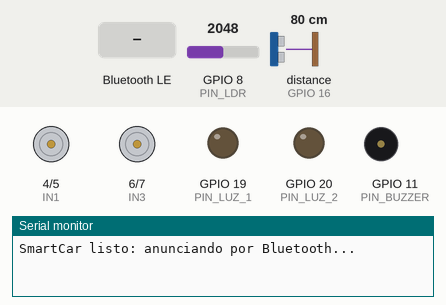
Bench run of a sketch on a simulated ESP32-S3. Shown: motor-driver pin pairs drawn as motors (green arrow = first pin HIGH = forward, orange = second pin HIGH = backward, longer = more drive), output pins drawn as LEDs (lit = HIGH), buzzer (waves = sounding, pin HIGH), the last lines printed to the serial monitor. Wiring (inferred from the names in the program): ultrasonic range finder: trigger GPIO 15; echo GPIO 16. Inputs (shaded band) come from the test bench; at power-on: GPIO 8 (PIN_LDR) = 2048, distance to the obstacle (sensor on GPIO 16) 80 cm (analog values on the 0–4095 scale). The echo pulse lasts 58.3 µs per cm; random numbers use the default seed unless the sketch sets one; nothing arrives over Bluetooth unless stated; a phone connects over Bluetooth LE 3 s after start; pins used as bus, display or sensor lines are not drawn.

Above: at 1.2 s.
1.3 s: Bluetooth LE write "RETROCEDER" received
At 2.0 s:
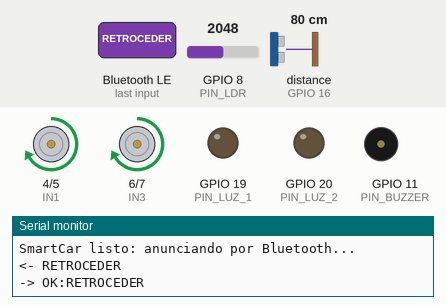
4.3 s: GPIO 8 (PIN_LDR) set to 3104
7.3 s: GPIO 8 (PIN_LDR) set to 3199
At 7.9 s:
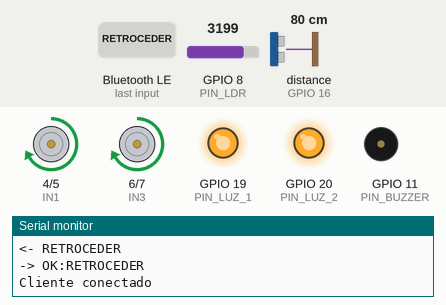
10.3 s: Bluetooth LE write "AVANZAR" received
At 11.1 s:
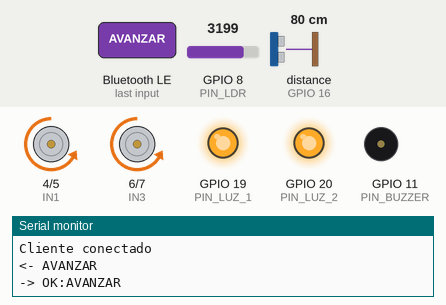
11.8 s: distance to the obstacle (sensor on GPIO 16) set to 34 cm
14.8 s: distance to the obstacle (sensor on GPIO 16) set to 30 cm
At 15.6 s:
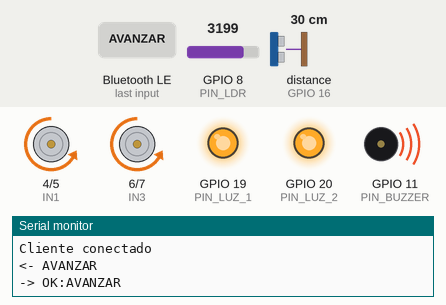
Timing chart, 0 to 18.8 s (numbered marks = the images above; inputs shaded):
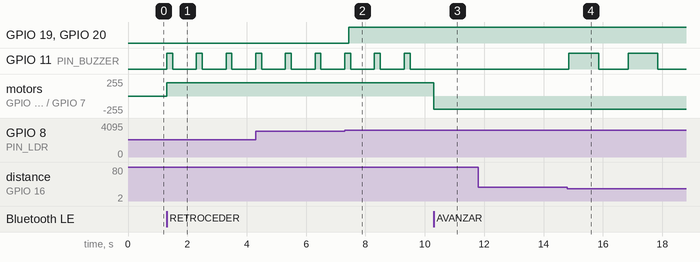

The sketch:

SmartCar.ino
```cpp
// SmartCar - control por Bluetooth (BLE) con ESP32-S3 N16R8, multitarea FreeRTOS
// Placa en Arduino IDE: "ESP32S3 Dev Module"
//   USB CDC On Boot: Disabled | Flash Size: 16MB | PSRAM: OPI PSRAM
//   Luces en GPIO19/20: no usar USB nativo (D-/D+); cargar mediante USB-UART.
//   Requiere el paquete "esp32 by Espressif" version 3.x (usa analogWrite)
//
// Quien le habla a esta placa ahora es el BACKEND (Spring Boot) por BLE; la app
// movil le habla al backend por HTTP. La ESP32 acepta UN solo cliente BLE a la vez:
// cierra la pagina HTML de prueba / apps BLE antes de levantar el backend.
//
// NUCLEO 0: tarea Comunicacion  -> BLE (recibir comandos / enviar telemetria y eventos)
// NUCLEO 1: tarea Sensores      -> ultrasonido (por interrupcion), luz, bateria
//           tarea Control       -> motores, luces, bocina, modo automatico
// Las tareas se comunican con colas (comandos y eventos); no hay delay() bloqueantes.
//
// Comandos (texto):
//   AVANZAR RETROCEDER IZQUIERDA DERECHA DETENER
//   LUCES_ON LUCES_OFF LUCES_AUTO  BOCINA_ON BOCINA_OFF
//   MODO_AUTO  MODO_MANUAL  VEL:n (80-255)  DIST:n (5-100 cm)  ESTADO
//   ON / OFF  -> LED RGB de la placa (el backend lo usa para indicar "carro quieto")
// Telemetria (3 paquetes rotando cada 100 ms; cada uno cabe en los 20 bytes de un
// paquete BLE con el MTU por defecto, no los alargues):
//   D:<cm>,L:<luz%>,B:<bateria%>
//   M:<A|M>,F:<luces 0|1>,H:<bocina 0-3>,X:<movimiento 0-4>
//   P:<pwm%>,S:-1,U:-1.0 (sin medidores); B:-1 = bateria no disponible
// Eventos: OK:<comando>  EV:OBSTACULO  EV:OBJ10  ERR:CMD
#include <BLEDevice.h>
#include <BLEServer.h>
#include <BLEUtils.h>
#include <BLE2902.h>

#define SERVICE_UUID "4fafc201-1fb5-459e-8fcc-c5c9c331914b"
#define RX_UUID      "beb5483e-36e1-4688-b7f5-ea07361b26a8"
#define TX_UUID      "6e400003-b5a3-f393-cfa9-e50e24dcca9e"

// ---------------- PINES ----------------
const int IN1 = 4, IN2 = 5;        // Motor izquierdo
const int IN3 = 6, IN4 = 7;        // Motor derecho
const int PIN_LDR    = 8;          // Sensor de luz (ADC1)
// Sin medidor de bateria: no leer GPIO9 ni deducir carga desde el sensor de luz.
const int PIN_TRIG   = 15;
const int PIN_ECHO   = 16;         // OJO: el HC-SR04 saca 5 V; usa divisor a 3.3 V
const int PIN_BUZZER = 11;
const int PIN_LUZ_1  = 19;         // Cableado original del usuario
const int PIN_LUZ_2  = 20;
// true: GPIO -> resistencia -> LED -> GND. false: modulo/LED activo en LOW.
const bool LUCES_ACTIVAS_EN_ALTO = true;
// El cableado del LDR entrega mas voltaje en oscuridad.
const int LDR_ENCENDER_MV = 2550;  // oscuro: >2.5 V, margen para evitar parpadeos
const int LDR_APAGAR_MV = 2450;    // iluminado: <2.5 V
#define PIN_LED_RGB 48             // Algunas N16R8 (v1.1) traen el RGB en el GPIO 38: cambialo si no enciende

// ---------------- AJUSTES ----------------
int   distanciaMinima = 15;        // cm: por debajo hay obstaculo
int   velocidad       = 200;       // 0-255
const int ALERTA_CRITICA_CM = 10;  // alerta roja
const bool ALARMA_PROXIMIDAD = true;   // bocina siempre que haya un objeto cerca

// No hay encoders: el PWM es una orden de potencia, no una medida de cm/s.

const unsigned long REV_PERIODO_MS = 1000;   // un pitido corto cada segundo
const unsigned long REV_PITIDO_MS  = 200;
const unsigned long PROX_PERIODO_MS = 2000;  // 1 segundo ON + 1 segundo OFF
const unsigned long PROX_PITIDO_MS = 1000;

// ---------------- ESTADO ----------------
enum Modo { MANUAL, AUTO };
enum Mov  { PARADO, ADELANTE, ATRAS, IZQ, DER };
enum Est  { E_AVANCE, E_ALERTA, E_GIRO_A, E_MIDE_A, E_GIRO_B, E_MIDE_B, E_RETRO };
enum Luces { L_OFF, L_ON, L_AUTO };

// Escribe SOLO la tarea Control (las otras tareas solo leen)
volatile Modo modo = MANUAL;
volatile Mov  mov = PARADO;
volatile bool lucesEncendidas = false;
volatile bool bocinaManual = false;
volatile int modoBocina = 0;       // telemetria: 0 silencio, 1 manual, 2 reversa, 3 proximidad
Est   est = E_AVANCE;
Luces modoLuces = L_AUTO;
int   dirPrimera = 0;
unsigned long tEst = 0, tAtras = 0;
bool  criticoActivo = false;

// Escribe SOLO la tarea Sensores
volatile float distancia = 999;
volatile int   luzPct = 100;
volatile int   luzMv = 0;
const float voltaje = -1;        // -1 = medicion no disponible
const int bateriaPct = -1;

// Ultrasonido por interrupcion (sin pulseIn bloqueante)
volatile unsigned long echoInicio = 0, echoDur = 0;
volatile bool echoListo = false;
void IRAM_ATTR isrEcho() {
  if (digitalRead(PIN_ECHO)) echoInicio = micros();
  else { echoDur = micros() - echoInicio; echoListo = true; }
}

// Comunicacion
BLECharacteristic *tx;
volatile bool conectado = false;
QueueHandle_t colaComandos, colaEventos;   // mensajes de 32 bytes

void encolar(QueueHandle_t q, const char *txt) {
  char buf[32]; strncpy(buf, txt, 31); buf[31] = 0;
  xQueueSend(q, buf, 0);
}
void enviarEvento(const String &m) {
  Serial.println("-> " + m);
  if (conectado) encolar(colaEventos, m.c_str());
}
void led(uint8_t r, uint8_t g, uint8_t b) { neopixelWrite(PIN_LED_RGB, r, g, b); }

// ---------------- MOTORES ----------------
void detener()    { analogWrite(IN1, 0); analogWrite(IN2, 0); analogWrite(IN3, 0); analogWrite(IN4, 0); mov = PARADO; }
void avanzar()    { analogWrite(IN1, 0); analogWrite(IN2, velocidad); analogWrite(IN3, 0); analogWrite(IN4, velocidad); mov = ADELANTE; }
void retroceder() { if (mov != ATRAS) tAtras = millis(); analogWrite(IN1, velocidad); analogWrite(IN2, 0); analogWrite(IN3, velocidad); analogWrite(IN4, 0); mov = ATRAS; }
void girarDerecha()   { analogWrite(IN1, 0); analogWrite(IN2, velocidad); analogWrite(IN3, velocidad); analogWrite(IN4, 0); mov = DER; }
void girarIzquierda() { analogWrite(IN1, velocidad); analogWrite(IN2, 0); analogWrite(IN3, 0); analogWrite(IN4, velocidad); mov = IZQ; }

// ---------------- LUCES Y BOCINA (tarea Control) ----------------
void aplicarLuces(bool on) {
  const int nivel = (on == LUCES_ACTIVAS_EN_ALTO) ? HIGH : LOW;
  digitalWrite(PIN_LUZ_1, nivel);
  digitalWrite(PIN_LUZ_2, nivel);
  lucesEncendidas = on;
}
void actualizarLuces() {
  if (modoLuces == L_ON)       aplicarLuces(true);
  else if (modoLuces == L_OFF) aplicarLuces(false);
  else {
    int mv = luzMv;
    if (!lucesEncendidas && mv >= LDR_ENCENDER_MV) aplicarLuces(true);
    else if (lucesEncendidas && mv <= LDR_APAGAR_MV) aplicarLuces(false);
  }
}

// Prioridad: manual > reversa > limite de parada > aviso de proximidad.
// El aviso comienza al doble de DIST (40 cm por defecto), y es continuo
// al alcanzar DIST (20 cm). La reversa permite alejarse del objeto frontal.
void actualizarBocina() {
  static int patronAnterior = 0;
  static unsigned long inicioPatron = 0;
  unsigned long ahora = millis();
  const float d = distancia;
  int patron = 0;
  if (bocinaManual) patron = 1;
  else if (mov == ATRAS) patron = 2;
  else if (ALARMA_PROXIMIDAD && d > 0 && d <= distanciaMinima) patron = 4;
  else if (ALARMA_PROXIMIDAD && d > 0 && d <= distanciaMinima * 2) patron = 3;
  if (patron != patronAnterior) {
    inicioPatron = ahora;  // cada alerta nueva empieza sonando un periodo completo
    patronAnterior = patron;
  }
  bool suena = false;
  if (patron == 1 || patron == 4) suena = true;
  else if (patron == 2) suena = ((ahora - inicioPatron) % REV_PERIODO_MS) < REV_PITIDO_MS;
  else if (patron == 3) suena = ((ahora - inicioPatron) % PROX_PERIODO_MS) < PROX_PITIDO_MS;
  modoBocina = patron == 4 ? 3 : patron;
  digitalWrite(PIN_BUZZER, suena ? HIGH : LOW);
}

int pwmPct() { return (mov == PARADO) ? 0 : velocidad * 100 / 255; }
int velCms() { return -1; }  // sin sensor de velocidad
int hornEstado() {
  return modoBocina;
}

// ---------------- COMANDOS ----------------
void procesarComando(String cmd) {
  cmd.trim(); cmd.toUpperCase();
  Serial.println("<- " + cmd);

  if (cmd == "AVANZAR") {
    modo = MANUAL;
    if (distancia <= distanciaMinima) { detener(); enviarEvento("EV:OBSTACULO"); }
    else { avanzar(); enviarEvento("OK:AVANZAR"); }
  }
  else if (cmd == "RETROCEDER") { modo = MANUAL; retroceder();     enviarEvento("OK:RETROCEDER"); }
  else if (cmd == "IZQUIERDA")  { modo = MANUAL; girarIzquierda(); enviarEvento("OK:IZQUIERDA"); }
  else if (cmd == "DERECHA")    { modo = MANUAL; girarDerecha();   enviarEvento("OK:DERECHA"); }
  else if (cmd == "DETENER" || cmd == "MODO_MANUAL") { modo = MANUAL; detener(); enviarEvento("OK:" + cmd); }
  else if (cmd == "MODO_AUTO")  { modo = AUTO; est = E_AVANCE; enviarEvento("OK:MODO_AUTO"); }
  else if (cmd == "LUCES_ON")   { modoLuces = L_ON;   enviarEvento("OK:LUCES_ON"); }
  else if (cmd == "LUCES_OFF")  { modoLuces = L_OFF;  enviarEvento("OK:LUCES_OFF"); }
  else if (cmd == "LUCES_AUTO") { modoLuces = L_AUTO; enviarEvento("OK:LUCES_AUTO"); }
  else if (cmd == "BOCINA_ON")  { bocinaManual = true;  enviarEvento("OK:BOCINA_ON"); }
  else if (cmd == "BOCINA_OFF") { bocinaManual = false; enviarEvento("OK:BOCINA_OFF"); }
  else if (cmd.startsWith("VEL:")) {
    velocidad = constrain(cmd.substring(4).toInt(), 80, 255);
    if (mov == ADELANTE) avanzar(); else if (mov == ATRAS) retroceder();
    enviarEvento("OK:VEL=" + String(velocidad));
  }
  else if (cmd.startsWith("DIST:")) {
    distanciaMinima = constrain(cmd.substring(5).toInt(), 5, 100);
    enviarEvento("OK:DIST=" + String(distanciaMinima));
  }
  else if (cmd == "ON")  led(0, 40, 0);
  else if (cmd == "OFF") led(0, 0, 0);
  else if (cmd == "ESTADO") { }
  else enviarEvento("ERR:CMD");
}

// ---------------- MODO AUTOMATICO (maquina de estados) ----------------
void iniciarGiro(int dir) { if (dir == 0) girarDerecha(); else girarIzquierda(); }

void logicaAuto() {
  unsigned long ahora = millis();
  switch (est) {
    case E_AVANCE:
      if (distancia <= distanciaMinima) {
        detener();
        dirPrimera = random(0, 2);
        est = E_ALERTA; tEst = ahora;
        enviarEvento("EV:OBSTACULO");
      } else avanzar();
      break;
    case E_ALERTA:                                  // pausa con la bocina sonando
      if (ahora - tEst >= 400) { iniciarGiro(dirPrimera); est = E_GIRO_A; tEst = ahora; }
      break;
    case E_GIRO_A:
      if (ahora - tEst >= 500) { detener(); est = E_MIDE_A; tEst = ahora; }
      break;
    case E_MIDE_A:                                  // 150 ms = al menos una medida nueva
      if (ahora - tEst >= 150) {
        if (distancia > distanciaMinima) est = E_AVANCE;
        else { iniciarGiro(1 - dirPrimera); est = E_GIRO_B; tEst = ahora; }
      }
      break;
    case E_GIRO_B:
      if (ahora - tEst >= 1000) { detener(); est = E_MIDE_B; tEst = ahora; }
      break;
    case E_MIDE_B:
      if (ahora - tEst >= 150) {
        if (distancia > distanciaMinima) est = E_AVANCE;
        else { retroceder(); est = E_RETRO; tEst = ahora; }
      }
      break;
    case E_RETRO:
      if (ahora - tEst >= 400) { detener(); est = E_AVANCE; }
      break;
  }
}

// ================= TAREAS =================
// NUCLEO 1 - Control: ejecuta comandos, protege, decide y mueve
void tareaControl(void *p) {
  char buf[32];
  for (;;) {
    while (xQueueReceive(colaComandos, buf, 0) == pdTRUE) procesarComando(String(buf));

    float d = distancia;
    if (d < ALERTA_CRITICA_CM && !criticoActivo) { criticoActivo = true; enviarEvento("EV:OBJ10"); }
    if (d >= ALERTA_CRITICA_CM + 3) criticoActivo = false;

    if (modo == MANUAL && mov == ADELANTE && d <= distanciaMinima) {   // no choca en manual
      detener();
      enviarEvento("EV:OBSTACULO");
    }
    if (modo == AUTO) logicaAuto();

    actualizarLuces();
    actualizarBocina();
    vTaskDelay(pdMS_TO_TICKS(5));
  }
}

// NUCLEO 1 - Sensores: ultrasonido sin bloqueo, luz y bateria
void tareaSensores(void *p) {
  unsigned long tTrig = 0, tDisparo = 0, tLento = 0;
  bool esperando = false;
  for (;;) {
    unsigned long ms = millis();
    if (!esperando && ms - tTrig >= 60) {
      tTrig = ms; echoListo = false;
      digitalWrite(PIN_TRIG, HIGH); delayMicroseconds(10); digitalWrite(PIN_TRIG, LOW);  // pulso de 10 us
      tDisparo = micros(); esperando = true;
    }
    if (esperando) {
      if (echoListo) {
        float cm = echoDur * 0.0343 / 2.0;
        distancia = (cm > 0 && cm < 400) ? cm : 999.0;
        esperando = false;
      } else if (micros() - tDisparo > 30000) { distancia = 999.0; esperando = false; }  // sin eco
    }
    if (ms - tLento >= 200) {
      tLento = ms;
      uint32_t suma = 0;
      for (int i = 0; i < 8; ++i) suma += analogReadMilliVolts(PIN_LDR);
      luzMv = suma / 8;
      // Porcentaje relativo de iluminacion, no lux ni porcentaje de bateria.
      luzPct = constrain(100 - (int)(luzMv * 100L / 3300), 0, 100);
    }
    vTaskDelay(pdMS_TO_TICKS(2));
  }
}

// NUCLEO 0 - Comunicacion: envia eventos y telemetria por BLE
void tareaComunicacion(void *p) {
  unsigned long tTel = 0; int paso = 0; char msg[32];
  for (;;) {
    if (conectado) {
      while (xQueueReceive(colaEventos, msg, 0) == pdTRUE) {
        tx->setValue(msg); tx->notify();
        vTaskDelay(pdMS_TO_TICKS(10));
      }
      if (millis() - tTel >= 100) {
        tTel = millis(); paso = (paso + 1) % 3;
        float d = distancia; String t;
        if (paso == 0)      t = "D:" + String((int)min(d, 999.0f)) + ",L:" + String((int)luzPct) + ",B:" + String((int)bateriaPct);
        else if (paso == 1) t = String("M:") + (modo == AUTO ? "A" : "M") + ",F:" + (lucesEncendidas ? "1" : "0") +
                                ",H:" + String(hornEstado()) + ",X:" + String((int)mov);
        else                t = "P:" + String(pwmPct()) + ",S:" + String(velCms()) + ",U:" + String((float)voltaje, 1);
        tx->setValue(t.c_str()); tx->notify();
      }
    } else xQueueReset(colaEventos);
    vTaskDelay(pdMS_TO_TICKS(5));
  }
}

// ---------------- BLE ----------------
class Servidor : public BLEServerCallbacks {
  void onConnect(BLEServer *s) { conectado = true; led(0, 20, 0); Serial.println("Cliente conectado"); }
  void onDisconnect(BLEServer *s) {
    conectado = false; led(0, 0, 0);
    encolar(colaComandos, "DETENER");            // seguridad: se detiene al desconectar
    Serial.println("Cliente desconectado");
    BLEDevice::startAdvertising();
  }
};
class Comandos : public BLECharacteristicCallbacks {
  void onWrite(BLECharacteristic *c) { encolar(colaComandos, String(c->getValue().c_str()).c_str()); }
};

// ---------------- SETUP / LOOP ----------------
void setup() {
  Serial.begin(115200);
  pinMode(IN1, OUTPUT); pinMode(IN2, OUTPUT); pinMode(IN3, OUTPUT); pinMode(IN4, OUTPUT);
  pinMode(PIN_TRIG, OUTPUT); pinMode(PIN_ECHO, INPUT);
  pinMode(PIN_BUZZER, OUTPUT);
  digitalWrite(PIN_BUZZER, LOW);
  // Preparar primero el nivel inactivo, tambien para modulos activos en LOW.
  digitalWrite(PIN_LUZ_1, LUCES_ACTIVAS_EN_ALTO ? LOW : HIGH);
  digitalWrite(PIN_LUZ_2, LUCES_ACTIVAS_EN_ALTO ? LOW : HIGH);
  pinMode(PIN_LUZ_1, OUTPUT); pinMode(PIN_LUZ_2, OUTPUT);
  aplicarLuces(false);
  analogReadResolution(12);
  analogSetPinAttenuation(PIN_LDR, ADC_11db);
  attachInterrupt(digitalPinToInterrupt(PIN_ECHO), isrEcho, CHANGE);
  detener();
  randomSeed(micros());
  led(0, 0, 0);

  colaComandos = xQueueCreate(8, 32);
  colaEventos  = xQueueCreate(12, 32);

  BLEDevice::init("SmartCar");
  BLEServer *server = BLEDevice::createServer();
  server->setCallbacks(new Servidor());
  BLEService *svc = server->createService(SERVICE_UUID);
  BLECharacteristic *rx = svc->createCharacteristic(
      RX_UUID, BLECharacteristic::PROPERTY_WRITE | BLECharacteristic::PROPERTY_WRITE_NR);
  rx->setCallbacks(new Comandos());
  tx = svc->createCharacteristic(TX_UUID, BLECharacteristic::PROPERTY_NOTIFY);
  tx->addDescriptor(new BLE2902());
  svc->start();
  BLEAdvertising *adv = BLEDevice::getAdvertising();
  adv->addServiceUUID(SERVICE_UUID);
  adv->setScanResponse(true);
  BLEDevice::startAdvertising();

  //                       funcion            nombre         pila  param prio handle nucleo
  xTaskCreatePinnedToCore(tareaComunicacion, "Comunicacion", 6144, NULL, 1, NULL, 0);
  xTaskCreatePinnedToCore(tareaSensores,     "Sensores",     4096, NULL, 2, NULL, 1);
  xTaskCreatePinnedToCore(tareaControl,      "Control",      6144, NULL, 3, NULL, 1);
  Serial.println("SmartCar listo: anunciando por Bluetooth...");
}

void loop() { vTaskDelete(NULL); }   // todo el trabajo lo hacen las tareas
```

Measured:
- the behaviour switches between 3164 and 3165 on GPIO 8 (PIN_LDR) (found by bisection; images 1 and 2)
- the behaviour switches between 32 and 31 cm on distance to the obstacle (sensor on GPIO 16) (found by bisection; images 3 and 4)
- after the input at 1.3 s, GPIO 11 (PIN_BUZZER): alternates HIGH for 0.20 s and LOW for 0.80 s, starting at once; motor on GPIO 4 (IN1) / GPIO 5 (IN2), motor on GPIO 6 (IN3) / GPIO 7 (IN4): stopped → forward 200/255 at once
- after the input at 7.3 s, GPIO 19 (PIN_LUZ_1), GPIO 20 (PIN_LUZ_2): LOW → HIGH after 0.14 s
- after the input at 10.3 s, motor on GPIO 4 (IN1) / GPIO 5 (IN2), motor on GPIO 6 (IN3) / GPIO 7 (IN4): forward 200/255 → backward 200/255 at once
- after the input at 11.8 s, every drawn part: stays the same
- after the input at 14.8 s, GPIO 11 (PIN_BUZZER): alternates HIGH for 1.0 s and LOW for 1.0 s, starting after 0.05 s
